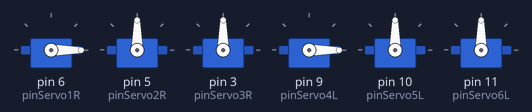
Bench run of a sketch on a simulated Arduino Uno, built with avr-gcc and run on an emulated ATmega328P. On the bench: 6 × servo.

Above: at 0.1 s.
At 1.6 s:
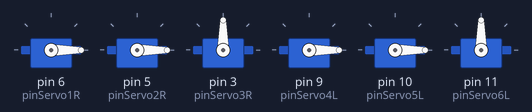
At 37.6 s:
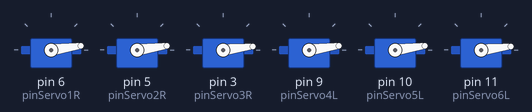
Timing chart, 0 to 40.0 s (numbered marks = the images above):
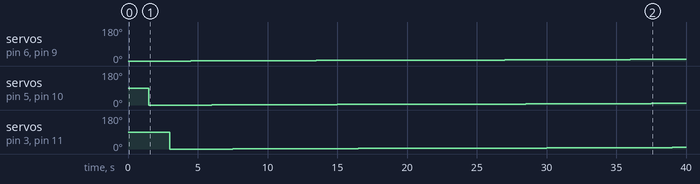

The sketch:

Controlling_6_Servos.ino
```cpp
#include <Servo.h> //include the servo library
//Define the pins of each servo
#define pinServo1R 6 //right arm
#define pinServo2R 5
#define pinServo3R 3
#define pinServo4L 9 //left arm
#define pinServo5L 10
#define pinServo6L 11
//Create servo objects
Servo Servo1;
Servo Servo2;
Servo Servo3;
Servo Servo4;
Servo Servo5;
Servo Servo6;
int angl = 0;
void setup() {
  //attach each servo with its defined pin
  Servo1.attach(pinServo1R);
  Servo2.attach(pinServo2R);
  Servo3.attach(pinServo3R);
  Servo4.attach(pinServo4L);
  Servo5.attach(pinServo5L);
  Servo6.attach(pinServo6L);
}

void loop() {

  for (angl = 0; angl <= 180; angl += 1)
  {
  //Rotate the servos with initial angle of 90 degree
  Servo1.write(angl); //the top rhight and left servos
  Servo4.write(angl);
  delay(1500);      //wait for 1.5 s
  Servo2.write(angl); //the middle rhight and left servos
  Servo5.write(angl);
  delay(1500);      //wait for 1.5 s
  Servo3.write(angl); // the buttom rhight and left servos
  Servo6.write(angl);
  delay(1500);      //wait for 1.5 s
  }
  for (angl = 180; angl >= 0; angl -=1)
  {
  Servo1.write(angl); //the top rhight and left servos
  Servo4.write(angl);
  delay(1500);      //wait for 1.5 s
  Servo2.write(angl); //the middle rhight and left servos
  Servo5.write(angl);
  delay(1500);      //wait for 1.5 s
  Servo3.write(angl); // the buttom rhight and left servos
  Servo6.write(angl);
  delay(1500);      //wait for 1.5 s
  }
}
```

Measured:
- by itself, servo on pin 6 (pinServo1R), servo on pin 9 (pinServo4L): moves from 0° to 8° over 31.5 s
- by itself, servo on pin 5 (pinServo2R), servo on pin 10 (pinServo5L): 90° → 0° at 1.5 s, → 1° 4.5 s later, → 2° 4.5 s later, → 3° 4.5 s later, … (9 changes in this stretch)
- by itself, servo on pin 3 (pinServo3R), servo on pin 11 (pinServo6L): 90° → 0° at 3.0 s, → 1° 4.5 s later, → 2° 4.5 s later, → 3° 4.5 s later, … (9 changes in this stretch)
